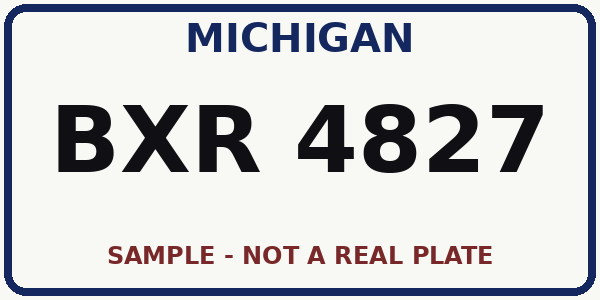
#> input picture samples/plate_clear.png, 600 x 300 px
$ python -i imaging.py   (imports and definitions only)   (older library calls are emulated)
#> lines starting #> are read from the running program, lines starting #| are printed output that depends on the picture
"""Image loading, quality checks and OCR pre-processing (Pillow + OpenCV).

Images are only ever held in memory; nothing is written to disk.
"""

from __future__ import annotations

import io
from dataclasses import dataclass, field

import cv2
import numpy as np
from PIL import Image, ImageOps, UnidentifiedImageError

MAX_UPLOAD_BYTES = 10 * 1024 * 1024  # 10 MB
MAX_SIDE = 1600  # larger images are downscaled; OCR gains nothing past this
MIN_SIDE = 32  # anything smaller cannot contain a legible plate
ALLOWED_FORMATS = {"JPEG", "PNG", "BMP", "WEBP"}

# Quality thresholds (empirical; deliberately conservative).
BLUR_THRESHOLD = 60.0  # variance of the Laplacian below this ≈ blurry
DARK_THRESHOLD = 50.0  # mean brightness (0-255)
BRIGHT_THRESHOLD = 220.0
LOW_CONTRAST_THRESHOLD = 25.0  # std-dev of grayscale


class ImageError(ValueError):
    """Raised when an upload cannot be used as evidence."""


@dataclass(frozen=True)
class QualityReport:
    width: int
    height: int
    sharpness: float
    brightness: float
    contrast: float
    warnings: tuple[str, ...] = field(default_factory=tuple)


# [48 lines left out: function load_image, not called in this run]


def to_gray(rgb: np.ndarray) -> np.ndarray:
    if rgb.ndim == 2:
        return rgb
    return cv2.cvtColor(rgb, cv2.COLOR_RGB2GRAY)
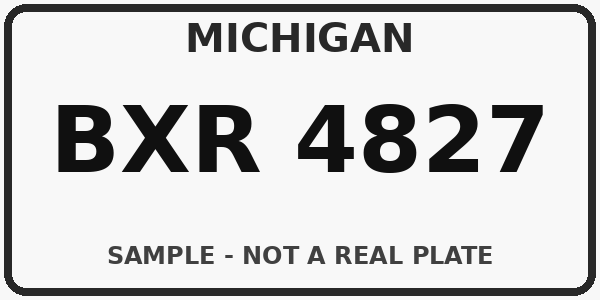
#> returned value: shape (300, 600); min 16, max 248, mean 205.1


# [28 lines left out: function assess_quality, not called in this run]


def enhance_for_ocr(rgb: np.ndarray) -> np.ndarray:
    """Return a grayscale, contrast-equalized, upscaled copy for a second OCR pass."""
    gray = to_gray(rgb)
    h, w = gray.shape[:2]
#> h = 300; w = 600
    if h < 400:
        scale = min(3.0, 400 / h)
#> scale = 1.33
        gray = cv2.resize(gray, None, fx=scale, fy=scale, interpolation=cv2.INTER_CUBIC)
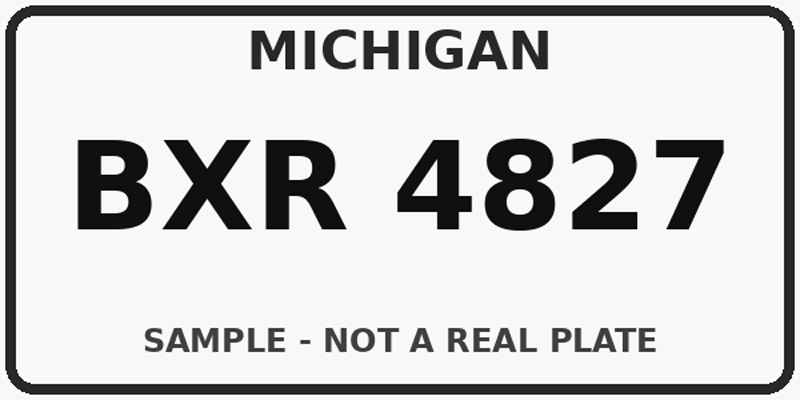
#> gray: shape (400, 800); min 0, max 255, mean 204.9
    gray = cv2.bilateralFilter(gray, d=7, sigmaColor=50, sigmaSpace=50)
    clahe = cv2.createCLAHE(clipLimit=2.5, tileGridSize=(8, 8))
    return clahe.apply(gray)
#> returned value: shape (400, 800)


# [15 lines left out: function draw_box, not called in this run]

>>> import cv2
>>> picture = cv2.cvtColor(cv2.imread('../samples/plate_clear.png'), cv2.COLOR_BGR2RGB)
>>> result = enhance_for_ocr(picture)

$ run again, on samples/plate_confusable.png
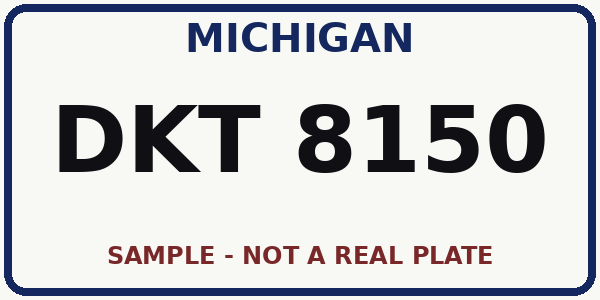
#> input picture samples/plate_confusable.png, 600 x 300 px
#> in to_gray, `return cv2.cvtColor(rgb, cv2.COLOR_RGB2GRAY)`:
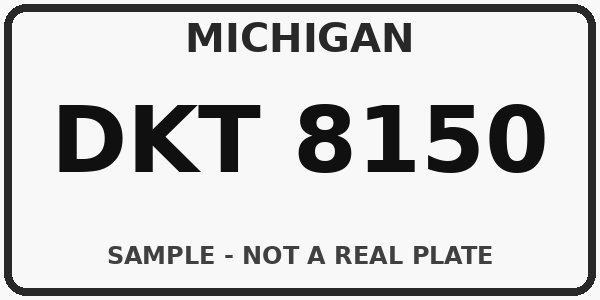
#> returned value: shape (300, 600); min 16, max 248, mean 205.2
#> in enhance_for_ocr, `gray = cv2.resize(gray, None, fx=scale, fy=scale, interpolation=cv2.IN..`:
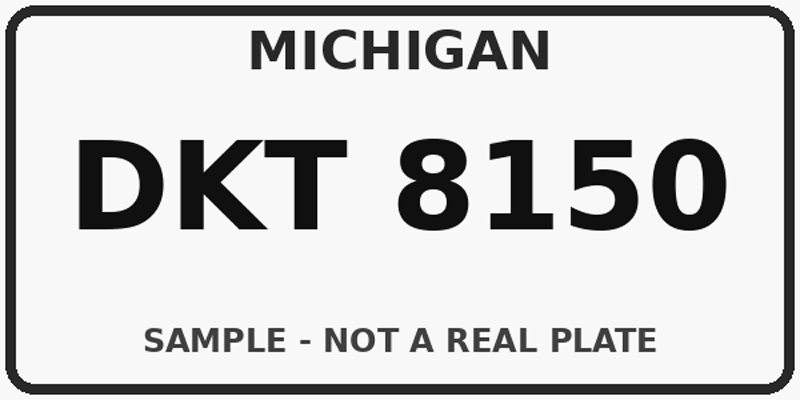
#> gray: shape (400, 800); min 0, max 255, mean 205

$ run again, on samples/plate_mismatch.png
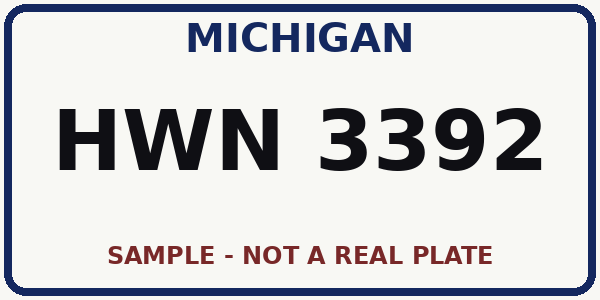
#> input picture samples/plate_mismatch.png, 600 x 300 px
#> in to_gray, `return cv2.cvtColor(rgb, cv2.COLOR_RGB2GRAY)`:
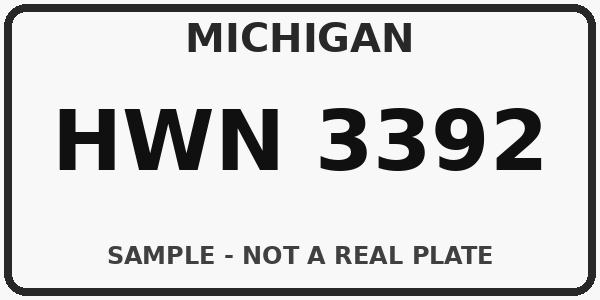
#> returned value: shape (300, 600); min 16, max 248, mean 206.6
#> in enhance_for_ocr, `gray = cv2.resize(gray, None, fx=scale, fy=scale, interpolation=cv2.IN..`:
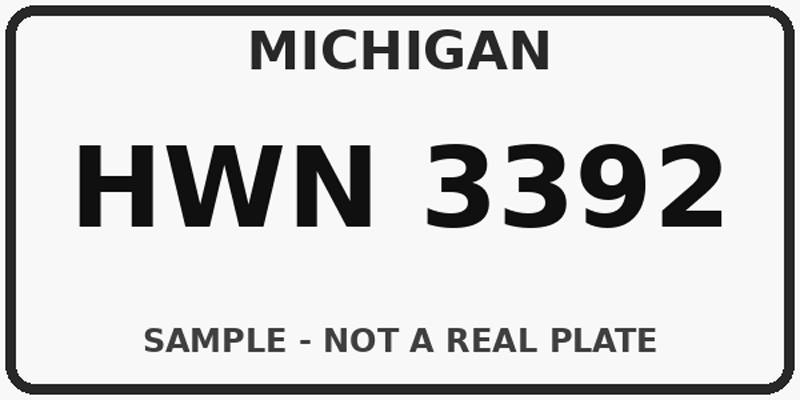
#> gray: shape (400, 800); min 0, max 255, mean 206.4
